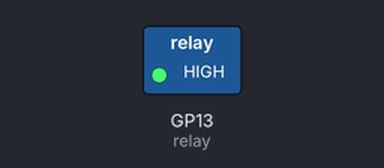
Simulated run of this program. Board: Raspberry Pi Pico running MicroPython. Shown: switched loads named in the program (green lamp = pin HIGH). Dashed ring = blinking.

Above: at 0.5 s.
Timing chart, 0 to 4.6 s (numbered marks = the images above):
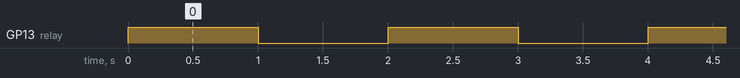

The program:

relay.py
```python
from machine import Pin
import utime

relay = Pin(13, Pin.OUT)
def relay_on():
    relay(1)

def relay_off():
    relay(0)


while True:
    relay_on()
    utime.sleep(1)
    relay_off()
    utime.sleep(1)
```

Measured:
- by itself, GP13 (relay): alternates HIGH for 1.0 s and LOW for 1.0 s
